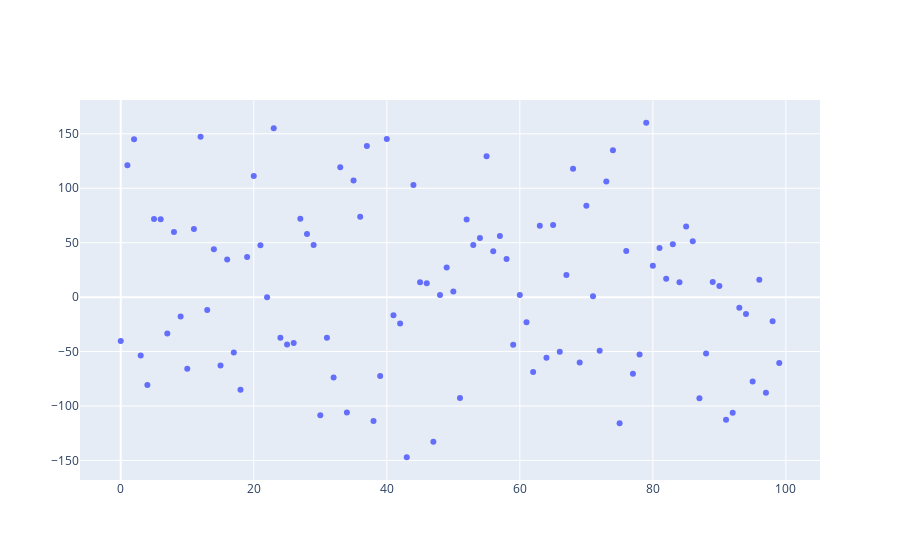

Source (notebook cell):
### Code cell
dataloader = load_csv("")
plot(plot_points= [(np.arange(0, len(dataloader["X_train"])), dataloader["Y_train"].to_numpy().reshape(100), "traindata")] )
